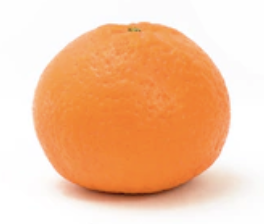
#> input picture dataset_trabalho/orange/orange_0001.png, 264 x 224 px
$ jupyter execute apoio_dataset_frutas_celulas.ipynb
#> lines starting #> are read from the running program, lines starting #| are printed output that depends on the picture
[cell 1]
# Instale esta biblioteca se ainda não tiver:
# !pip install pillow

from pathlib import Path
import csv
import random
import shutil

from PIL import Image, ImageOps, ImageDraw

[cell 2]
entrada = Path("train")
saida = Path("dataset_trabalho")
pasta_outputs = Path("outputs")

classes = ["orange", "rottenoranges"]

# Quantidade máxima de imagens por classe.
# Use None para copiar todas as imagens encontradas.
max_por_classe = 100

# Semente para deixar o sorteio reprodutível
seed = 42

# Extensões aceitas
extensoes_validas = {".jpg", ".jpeg", ".png", ".bmp", ".webp"}

[cell 3]
for nome_classe in classes:
    (entrada / nome_classe).mkdir(parents=True, exist_ok=True)

saida.mkdir(parents=True, exist_ok=True)
pasta_outputs.mkdir(parents=True, exist_ok=True)

print("Pastas criadas/conferidas com sucesso.")
print(f"Coloque suas imagens dentro de: {entrada.resolve()}")

[cell 4]
def listar_imagens(pasta: Path) -> list[Path]:
    """Retorna uma lista ordenada com imagens válidas de uma pasta."""
    if not pasta.exists():
        raise FileNotFoundError(f"Pasta não encontrada: {pasta}")

    imagens = [
        caminho
        for caminho in pasta.iterdir()
        if caminho.is_file() and caminho.suffix.lower() in extensoes_validas
    ]

    return sorted(imagens)

## Conferir quantidade de imagens por classe

Antes de copiar, confira se as imagens realmente estão dentro das pastas corretas.

[cell 5]
for nome_classe in classes:
    pasta_classe = entrada / nome_classe
    imagens = listar_imagens(pasta_classe)
    print(f"Classe '{nome_classe}': {len(imagens)} imagem(ns) encontrada(s).")
#> pass 2 of the loop `for nome_classe in classes:`:

## Copiar dataset balanceado

Esta célula copia até `max_por_classe` imagens de cada classe para a pasta `dataset_trabalho`.

Exemplo: se `max_por_classe = 100`, ele tenta copiar 100 imagens de cada classe.

[cell 6]
def copiar_dataset_balanceado(
    entrada: Path,
    saida: Path,
    classes: list[str],
    max_por_classe: int | None,
    seed: int,
) -> list[dict]:
    """Copia imagens para uma pasta de trabalho e retorna linhas para um CSV."""
#> called with max_por_classe = 100, seed = 42
    random.seed(seed)
    saida.mkdir(parents=True, exist_ok=True)

    linhas = []

    for rotulo_numerico, nome_classe in enumerate(classes):
        pasta_origem = entrada / nome_classe
        imagens = listar_imagens(pasta_origem)

        if not imagens:
            print(f"[AVISO] Nenhuma imagem encontrada em: {pasta_origem}")
            continue

        random.shuffle(imagens)

        if max_por_classe is not None:
            imagens = imagens[:max_por_classe]

        pasta_destino = saida / nome_classe
        pasta_destino.mkdir(parents=True, exist_ok=True)

        print(f"Classe '{nome_classe}': copiando {len(imagens)} imagem(ns).")

        for indice, origem_img in enumerate(imagens, start=1):
            novo_nome = f"{nome_classe}_{indice:04d}{origem_img.suffix.lower()}"
            destino_img = pasta_destino / novo_nome

            shutil.copy2(origem_img, destino_img)

            try:
                with Image.open(destino_img) as img:
#> img is the input picture: PIL image 264x224 RGBA; mean R, G, B, A 244.5, 196.4, 161.9, 255
                    largura, altura = img.size
#> largura = 264; altura = 224
            except Exception:
                largura, altura = None, None

            linhas.append(
                {
                    "caminho": str(destino_img.as_posix()),
                    "classe": nome_classe,
                    "rotulo": rotulo_numerico,
                    "largura": largura,
                    "altura": altura,
                }
            )
#> pass 2 of the loop in copiar_dataset_balanceado, `for rotulo_numerico, nome_classe in enumerate(classes):`:
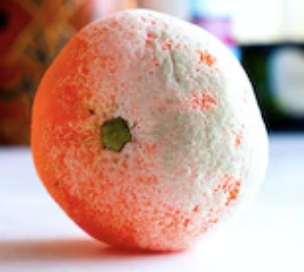
#> input picture dataset_trabalho/rottenoranges/rottenoranges_0001.png, 304 x 272 px
#> in copiar_dataset_balanceado, img is the input picture: PIL image 304x272 RGBA; mean R, G, B, A 198.2, 157.9, 147, 255

    return linhas


linhas = copiar_dataset_balanceado(
    entrada=entrada,
    saida=saida,
    classes=classes,
    max_por_classe=max_por_classe,
    seed=seed,
)

## Salvar CSV de conferência

Este CSV ainda não é o `X.csv` final do projeto. Ele serve apenas para registrar quais imagens foram copiadas e quais são seus rótulos.

[cell 7]
def salvar_manifesto(saida: Path, linhas: list[dict]) -> Path:
    """Salva um CSV com informações básicas das imagens."""
    caminho_csv = saida / "dataset_manifest.csv"

    with caminho_csv.open("w", newline="", encoding="utf-8") as arquivo:
        campos = ["caminho", "classe", "rotulo", "largura", "altura"]
        escritor = csv.DictWriter(arquivo, fieldnames=campos)
        escritor.writeheader()
        escritor.writerows(linhas)

    return caminho_csv


caminho_csv = salvar_manifesto(saida, linhas)
print(f"CSV salvo em: {caminho_csv}")
#| CSV salvo em: dataset_trabalho/dataset_manifest.csv

## Mostrar resumo final

Aqui você confere se a quantidade ficou balanceada entre as classes.

[cell 8]
print("Resumo do dataset selecionado:")
total = 0

for nome_classe in classes:
    qtd = sum(1 for linha in linhas if linha["classe"] == nome_classe)
    total += qtd
    print(f"- {nome_classe}: {qtd} imagem(ns)")
#> after the loop, total = 2

print(f"Total: {total} imagem(ns)")
#| Total: 2 imagem(ns)

## Criar grade visual com amostras

Esta parte gera uma imagem com algumas amostras de cada classe, para conferir visualmente se as pastas estão corretas.

[cell 9]
def criar_grade_amostras(
    linhas: list[dict],
    classes: list[str],
    caminho_saida: Path,
    tamanho: int = 160,
    por_classe: int = 6,
) -> None:
    """Cria uma grade simples com algumas imagens de cada classe."""
#> called with tamanho = 160, por_classe = 6
    caminho_saida.parent.mkdir(parents=True, exist_ok=True)

    selecionadas = []
    for nome_classe in classes:
        imgs_classe = [linha for linha in linhas if linha["classe"] == nome_classe]
        selecionadas.extend(imgs_classe[:por_classe])

    if not selecionadas:
        print("[AVISO] Não há imagens para criar a grade de amostras.")
        return

    colunas = por_classe
    linhas_grade = len(classes)
    largura_total = colunas * tamanho
    altura_total = linhas_grade * (tamanho + 30)

    grade = Image.new("RGB", (largura_total, altura_total), "white")
#> grade: PIL image 960x380 RGB; every value is 255
    desenho = ImageDraw.Draw(grade)

    for linha_idx, nome_classe in enumerate(classes):
        imgs_classe = [x for x in selecionadas if x["classe"] == nome_classe]

        for coluna_idx, info in enumerate(imgs_classe):
            caminho_img = Path(info["caminho"])

            try:
                with Image.open(caminho_img) as img:
                    img = ImageOps.exif_transpose(img).convert("RGB")
#> img: PIL image 264x224 RGB
                    img.thumbnail((tamanho, tamanho))
#> img: PIL image 160x136 RGB

                    x = coluna_idx * tamanho + (tamanho - img.width) // 2
#> x = 0
                    y = linha_idx * (tamanho + 30) + 20 + (tamanho - img.height) // 2
#> y = 32
                    grade.paste(img, (x, y))
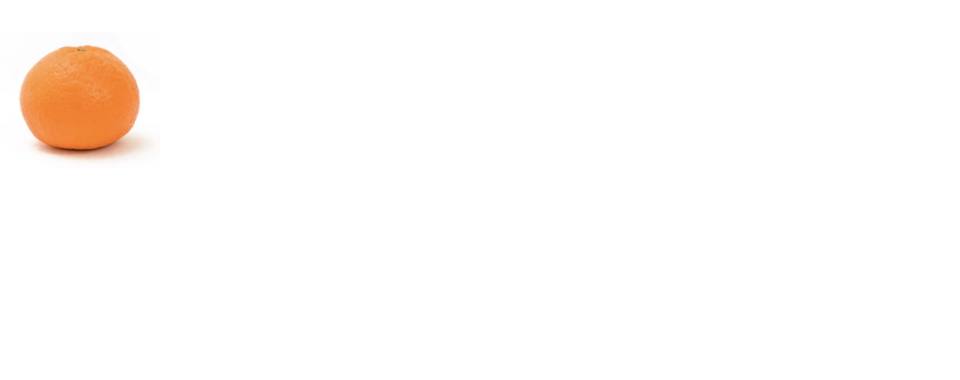
#> grade: PIL image 960x380 RGB; mean R, G, B 254.4, 251.5, 249.4

            except Exception as erro:
                print(f"[AVISO] Erro ao abrir {caminho_img}: {erro}")

        y_texto = linha_idx * (tamanho + 30) + 2
        desenho.text((5, y_texto), nome_classe, fill="black")
#> pass 2 of the loop in criar_grade_amostras, `for linha_idx, nome_classe in enumerate(classes):`:
#> in criar_grade_amostras, `grade.paste(img, (x, y))`:
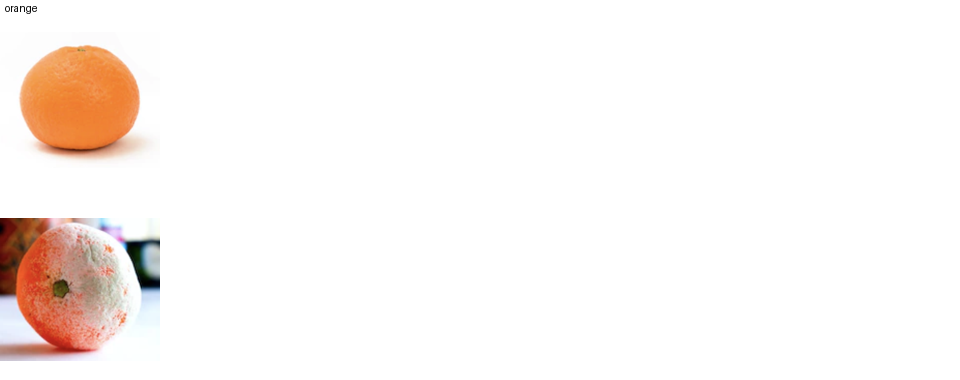
#> grade: PIL image 960x380 RGB; mean R, G, B 250.8, 245.4, 242.6

    grade.save(caminho_saida)
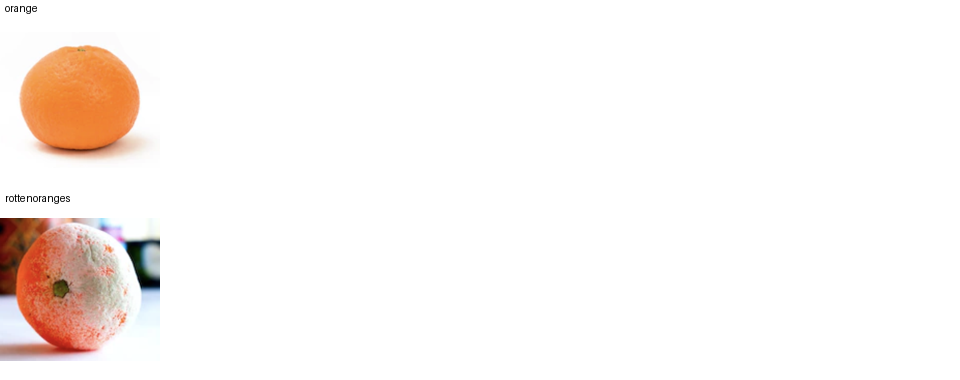
#> saved as amostras_dataset.jpg: PIL image 960x380 RGB; mean R, G, B 250.7, 245.3, 242.5
    print(f"Grade de amostras salva em: {caminho_saida}")


caminho_grade = pasta_outputs / "amostras_dataset.jpg"
criar_grade_amostras(
    linhas=linhas,
    classes=classes,
    caminho_saida=caminho_grade,
)

## Visualizar a grade dentro do notebook

Se a imagem foi gerada corretamente, ela aparecerá abaixo.

[cell 10]
from IPython.display import display

if caminho_grade.exists():
    display(Image.open(caminho_grade))
else:
    print("A grade ainda não foi criada.")
